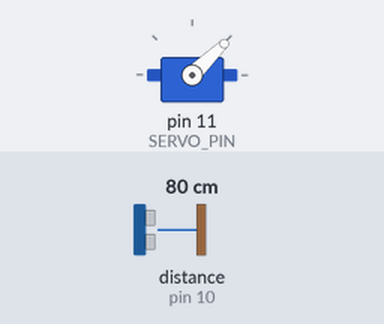
Recording of a sketch running on a simulated Arduino Uno, built with avr-gcc and run on an emulated ATmega328P. Shown: servo. Wiring (inferred from the names in the program): ultrasonic range finder: trigger pin 9; echo pin 10. The test bench sets the inputs (shaded band); at power-on: distance to the obstacle (sensor on pin 10) 80 cm. The echo pulse lasts 58.3 µs per cm; what the sketch prints to the serial monitor is not drawn.

Above: at 1.2 s.
1.3 s: distance to the obstacle (sensor on pin 10) set to 2 cm
At 2.1 s:
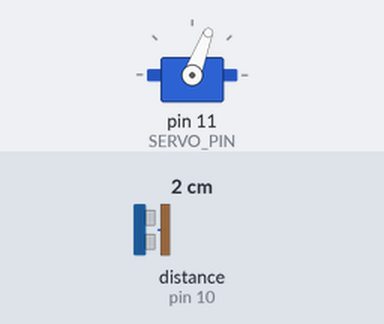
4.3 s: distance to the obstacle (sensor on pin 10) set to 120 cm
At 5.3 s:
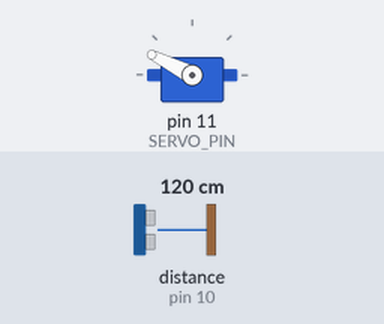
7.3 s: distance to the obstacle (sensor on pin 10) set to 4 cm
At 7.76 s:
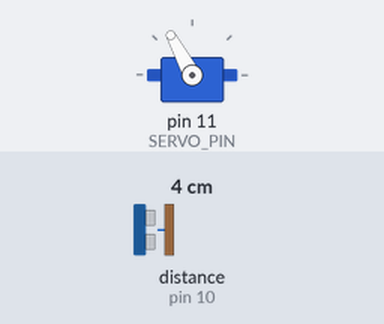
10.3 s: distance to the obstacle (sensor on pin 10) set to 250 cm
Timing chart, 0 to 14.3 s (numbered marks = the images above; inputs shaded):
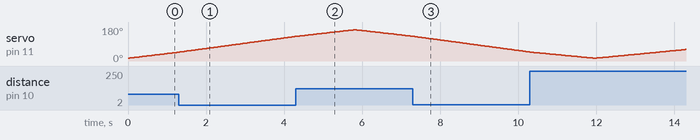

The sketch:

servo-radar.ino
```cpp
#include <Servo.h>

// Pinler, sayfadaki kullanici baglanti semasiyla aynidir.
const byte TRIG_PIN = 9;
const byte ECHO_PIN = 10;
const byte SERVO_PIN = 11;

Servo radarServo;

int mesafeOlc() {
  digitalWrite(TRIG_PIN, LOW);
  delayMicroseconds(2);
  digitalWrite(TRIG_PIN, HIGH);
  delayMicroseconds(10);
  digitalWrite(TRIG_PIN, LOW);
  unsigned long sure = pulseIn(ECHO_PIN, HIGH, 30000UL);
  if (sure == 0) return 0;
  return (int)(sure * 0.0343f / 2.0f);
}

void olcVeGonder(int aci) {
  radarServo.write(aci);
  delay(35);
  Serial.print(aci);
  Serial.print(',');
  Serial.print(mesafeOlc());
  Serial.print('.');
}

void setup() {
  pinMode(TRIG_PIN, OUTPUT);
  pinMode(ECHO_PIN, INPUT);
  radarServo.attach(SERVO_PIN);
  Serial.begin(9600);
}

void loop() {
  for (int aci = 15; aci <= 165; aci++) olcVeGonder(aci);
  for (int aci = 165; aci >= 15; aci--) olcVeGonder(aci);
}
```
